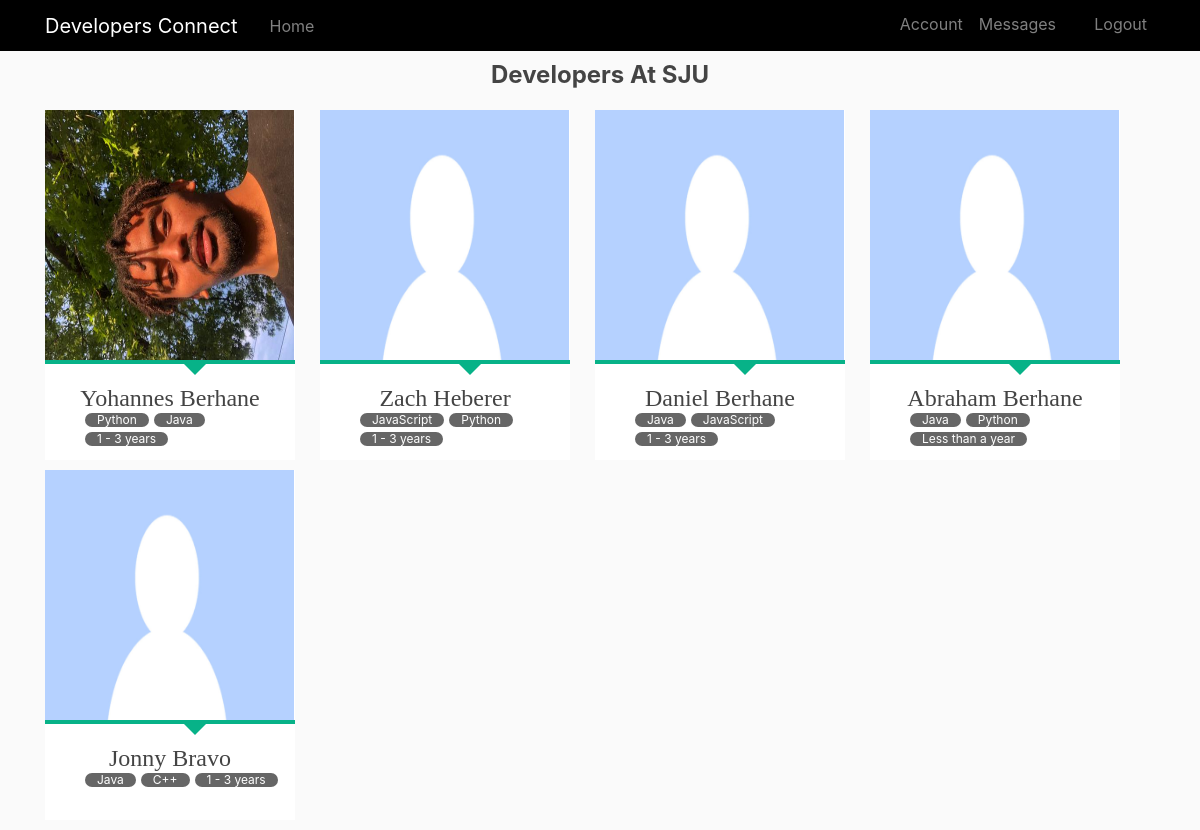
Screenshot of /home (signed in) with the database file from the repository.
### dating/models.py (models this page shows, shortened)
class User(db.Model, UserMixin):  #This class defines several fields as class variables.
    __tablename__ = 'users'
    id = db.Column(db.Integer, autoincrement=True, primary_key=True)
    firstname = db.Column(db.String(100), nullable=False)
    lastname = db.Column(db.String(100), nullable=False)
    email = db.Column(db.String(100), nullable=False, unique=True)
    username = db.Column(db.String(100), nullable=False)
    password = db.Column(db.String(100), nullable=False)
    date_of_birth = db.Column(db.String(100), nullable=False)
    image_file = db.Column(db.String(20), nullable=True, default='default.jpg')
    messages_sent = db.relationship('Message',
                                    foreign_keys='Message.sender_id',
                                    backref='sender', lazy='dynamic')
    messages_received = db.relationship('Message',
                                        foreign_keys='Message.recipient_id',
                                        backref='recipient', lazy='dynamic')
    last_message_read_time = db.Column(db.DateTime)
    notifications = db.relationship('Notification', backref='user',
                                    lazy='dynamic')
    def new_messages(self):
        last_read_time = self.last_message_read_time or datetime(1900, 1, 1)
        return Message.query.filter_by(recipient=self).filter(
            Message.timestamp > last_read_time).count()

class FavProgrammingLang(db.Model):
    __tablename__ = 'fav_programming_lang'
    fav_lang_id = db.Column(db.Integer, autoincrement=True, primary_key=True)
    fav_lang_name = db.Column(db.String(40), nullable=False)
    interest = db.relationship('Interest',
                            backref=db.backref('fav_programming_lang'))

class SecondFavProgrammingLang(db.Model):
    __tablename__ = 'second_fav_lang'
    fav_lang_id= db.Column(db.Integer, autoincrement=True,
                                            primary_key=True)
    fav_lang_name = db.Column(db.String(40), nullable=False)
    interest = db.relationship('Interest',
                            backref=db.backref('second_fav_lang'))

class ExperienceLevel(db.Model):
    __tablename__ = 'experience'
    experience_id = db.Column(db.Integer, autoincrement=True, primary_key=True)
    experience_name = db.Column(db.String(40), nullable=False)
    interest = db.relationship('Interest',
                            backref=db.backref('experience'))

### dating/routes.py (the view)
@app.route("/home")
@login_required
def home():
    session['user_id'] = current_user.id
    interests = Interest.query.all()
    users_stack = User.query.filter(User.id != current_user.id)
    all_interests = [all_fav_programming_lang()[1], all_fav_database_systems()[1], all_field_interests()[1] ,all_experience_level()[1], all_second_fav_lang()[1]]
    print(all_interests)
    exists = db.session.query(db.exists().where(Interest.interest_id == current_user.id)).scalar()
    if not exists:
        return redirect(url_for('add_interests'))
    return render_template('home.html', users_stack=users_stack, all_interests=all_interests, interests=interests)

### dating/models.py (called while the page is built)
@login.user_loader
def load_user(id):
    return User.query.get(int(id))

### dating/queries.py (called while the page is built)
def all_fav_programming_lang():
    programming_langs = FavProgrammingLang.query.all()
    fav_programming_lang = []
    for lang in programming_langs:
        fav_programming_lang.append((lang.fav_lang_id, lang.fav_lang_name))
    return ["Your Favorite Programming Language", fav_programming_lang]

def all_second_fav_lang():
    programming_langs = SecondFavProgrammingLang.query.all()
    second_fav_programming_lang = []
    for lang in programming_langs:
        second_fav_programming_lang.append((lang.fav_lang_id, lang.fav_lang_name))
    return ["Second Favourite Programming Language", second_fav_programming_lang]

def all_fav_database_systems():
    database_systems = FavDatabaseSystem.query.all()
    fav_database_systems = []
    for database in database_systems:
        fav_database_systems.append((database.fav_database_system_id, database.fav_database_system_name))
    return ["Favorite Database Management System", fav_database_systems]

def all_field_interests():
    field_interests = FieldInterest.query.all()
    fields = []
    for interest in field_interests:
        fields.append((interest.field_interest_id, interest.field_interest_name))
    return ["Your Field Of Interest", fields]

def all_experience_level():
    exp_levels = ExperienceLevel.query.all()
    experiences = []
    for level in exp_levels:
        experiences.append((level.experience_id,
                               level.experience_name))
    return ["What is Your Experience Level", experiences]

### dating/templates/home.html (shortened to what this page needs)
{% extends "layout.html"%}
{% block content %}
<div class="container">
  <div class="section" id="section1" style="text-align:center">
    <h2>Developers At SJU</h2>
  </div>
</div>
  <div class="container">
    <div class="grid">
    {% for user in users_stack %}
    <div style="margin-bottom: 10px" id="flip-container">
      <div class="flipper">
        <div class="front">
          <img class="profile-picture" src="static/profilepics/{{user.image_file}}" width="250px" height="250px">
          <div class="profile-devider"></div>
          <h3 class="profile-name">{{user.firstname}} {{user.lastname}}</h3>
            {% for interest in interests %}
              {% if user.id == interest.user_id %}
                <ul class="tags">
                  {% for proglang in all_interests[0] %}
                    {% if proglang[0] == interest.fav_programming_lang_id %}
                    <div class="programming-lang" data-lang={{proglang[1]}}>
                      <li><a href="#">{{proglang[1]}}</a></li>
                    </div>
                    {% endif %}
                  {% endfor %}
                  {% for proglang in all_interests[4] %}
                    {% if proglang[0] == interest.second_fav_lang_id %}
                    <li><a href="#">{{proglang[1]}}</a></li>
                    {% endif %}
                  {% endfor %}
                  {% for proglang in all_interests[3] %}
                    {% if proglang[0] == interest.experience_id %}
                    <div class="field-interest" data-interest={{proglang[1]}}>
                      <li><a href="#">{{proglang[1]}}</a></li>
                    </div>
                    {% endif %}
                  {% endfor %}
                </ul>
              {% endif %}
            {% endfor %}
        </div>
        <div class="back">
          <div class="flip-padding">
            <div>
              {% for interest in interests %}
                {% if user.id == interest.user_id %}
                    {% for proglang in all_interests[0] %}
                      {% if proglang[0] == interest.fav_programming_lang_id %}
                      <h5>Primary Language</h3>
                      <p>{{proglang[1]}}</p>
                      {% endif %}
                    {% endfor %}
                    {% for proglang in all_interests[4] %}
                      {% if proglang[0] == interest.second_fav_lang_id %}
                      <h5>Secondary Language</h3>
                      <p>{{proglang[1]}}</li>
                      {% endif %}
                    {% endfor %}
                    {% for proglang in all_interests[3] %}
                      {% if proglang[0] == interest.experience_id %}
                      <h5>Years of Experience</h3>
                      <p>{{proglang[1]}}</li>
                      {% endif %}
                    {% endfor %}
                    {% for proglang in all_interests[1] %}
                      {% if proglang[0] == interest.fav_database_system_id %}
                      <h5>Database System</h3>
                      <p>{{proglang[1]}}</li>
                      {% endif %}
                    {% endfor %}
                    <a href="{{ url_for('profile', user=user.username) }}"><button style="margin-top: 20px; font-size: 22px;"class="follow-button" >Visit Profile</button></a>
                {% endif %}
              {% endfor %}
            </div>
          </div>
        </div>
      </div>
    </div>
    {% endfor %}
</div>
</div>
  {% endblock %}

### dating/templates/layout.html (shortened to what this page needs)
<!DOCTYPE html>
<html lang="en" dir="ltr">
  <head>
    <link rel="stylesheet" href="https://maxcdn.bootstrapcdn.com/bootstrap/4.0.0/css/bootstrap.min.css">
    <link rel="stylesheet" type="text/css" href="{{url_for('static', filename='main.css')}}">
    <link rel="stylesheet" type="text/css" href="{{url_for('static', filename='reset.css')}}">
  </head>
  <body>
      <header id="page-header">
        <nav class="navbar navbar-expand-md navbar-dark bg-steel">
          <div class="container">
            <a class="navbar-brand mr-4" href="/">Developers Connect</a>
            <div class="collapse navbar-collapse" id="navbarToggle">
              <div class="navbar-nav mr-auto">
                <a class="nav-item nav-link" href="/">Home</a>
              </div>
              <div class="navbar-nav">
                {% if current_user.is_authenticated %}
                  <a class="nav-item nav-link" href="{{ url_for('account') }}">Account</a>
                  <a class="nav-item nav-link" href="{{ url_for('messages') }}">Messages
                    {% set new_messages = current_user.new_messages() %}
                  </a>
                  <a class="nav-item nav-link" href="{{ url_for('logout') }}">Logout</a>
                  {% else %}
                  <a class="nav-item nav-link" href="/login">Login</a>
                  <a class="nav-item nav-link" href="/register">Register</a>
                {% endif %}
              </div>
            </div>
          </div>
        </nav>
      </header>
      {% block content %}
      {% endblock %}
      <link href="https://cdnjs.cloudflare.com/ajax/libs/slim-select/1.26.0/slimselect.min.css" rel="stylesheet"></link>
  </body>
</html>

### dating/static/main.css (style rules this page uses)
body { background: #fafafa; color: #333333; margin-top: 4rem; background-position: center; background-repeat: no-repeat; background-size: cover; }
h1, h2, h3, h4, h5, h6 { color: #444444; }
img { display: block; margin: auto; width: 75%; height: 75% }
.navbar-brand { padding: 0px; }
.bg-steel { background-color:black }
.section { margin-top: 10px; margin-bottom: 20px }
h2 { font-size: 1.5em; font-weight: bold; }
h3 { font-family: 'Merriweather', serif; font-size: 1.25em; font-weight: bold; }
p { margin: 0 0 1.5em 0; }
button { margin: 5px; cursor: pointer; border: none; outline: none; border-radius: 5px; padding: 14px 25px; box-shadow: 0px 2px 5px rgba(0, 0, 0, 0.15); transition: 0.25s; font-family: Cambria, Cochin, Georgia, Times, "Times New Roman", serif; font-size: 24px; }
.follow-button { background-color: tomato; color: white; }
.tags { overflow: hidden; margin-bottom: 10px; }
.tags li { float: left; }
.tags li a { display: block; background: #666; padding: 1px 12px; border-radius: 100px; font-size: .75em; margin: 0 5px 5px 0; color: white; text-decoration: none; }
#flip-container { margin: 0 auto; -webkit-perspective: 1000; -moz-perspective: 1000; float: left; margin-right: 25px; }
.flipper { -webkit-transition: 0.6s; -webkit-transform-style: preserve-3d; -moz-transition: 0.6s; -moz-transform-style: preserve-3d; position: relative; }
.front, .back { -webkit-backface-visibility: hidden; -moz-backface-visibility: hidden; position: absolute; top: 0; left: 0; }
.front { z-index: 1; background: #fff; }
#flip-container, .front, .back { width: 250px; height: 350px; }
.back { -webkit-transform: rotateY(-180deg); -moz-transform: rotateY(-180deg); background: black; }
.back h5 { margin-top: 15px; text-align: center; color: whitesmoke; }
.back p { text-align: center; color: whitesmoke; }
.flip-padding { padding: 20px; }
.profile-picture { width: 249px; height: 250px; }
.profile-name, .profile-title { text-align: center; }
.profile-name { font-size: 24px; margin-top: 20px; font-weight: 400; margin-bottom: 0px; }
.profile-devider { width: 100%; height: 4px !important; background: #07B288; position: relative; margin: 0 auto; }
.profile-devider:after { content:''; position: absolute; border-style: solid; border-width: 15px 15px 0; border-color: #07B288 transparent; display: block; width: 0; z-index: 1; left: 135px; }

### rows the page displays
User: image_file (picture), firstname "Yohannes", lastname "Berhane"
FavProgrammingLang: fav_lang_name "Python"
SecondFavProgrammingLang: fav_lang_name "Java"
ExperienceLevel: experience_name "1 - 3 years"
User: image_file (placeholder picture), firstname "Zach", lastname "Heberer"
FavProgrammingLang: fav_lang_name "JavaScript"
SecondFavProgrammingLang: fav_lang_name "Python"
User: image_file (placeholder picture), firstname "Daniel", lastname "Berhane"
FavProgrammingLang: fav_lang_name "Java"
SecondFavProgrammingLang: fav_lang_name "JavaScript"
User: image_file (placeholder picture), firstname "Abraham", lastname "Berhane"
ExperienceLevel: experience_name "Less than a year"
User: image_file (placeholder picture), firstname "Jonny", lastname "Bravo"
SecondFavProgrammingLang: fav_lang_name "C++"
